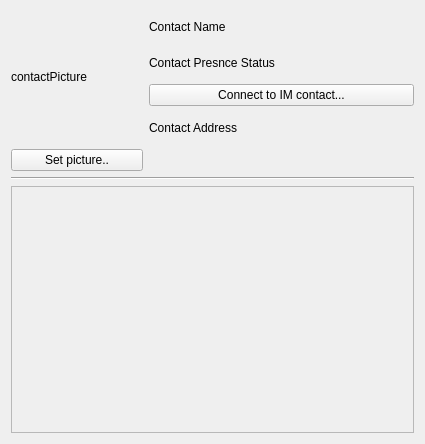
<?xml version="1.0" encoding="UTF-8"?>
<ui version="4.0">
 <class>PersonDetailsView</class>
 <widget class="QWidget" name="PersonDetailsView">
  <property name="geometry">
   <rect>
    <x>0</x>
    <y>0</y>
    <width>425</width>
    <height>444</height>
   </rect>
  </property>
  <property name="windowTitle">
   <string/>
  </property>
  <layout class="QGridLayout" name="gridLayout">
   <item row="0" column="0" rowspan="4">
    <widget class="QLabel" name="m_contactPicture">
     <property name="minimumSize">
      <size>
       <width>132</width>
       <height>132</height>
      </size>
     </property>
     <property name="maximumSize">
      <size>
       <width>132</width>
       <height>132</height>
      </size>
     </property>
     <property name="text">
      <string>contactPicture</string>
     </property>
    </widget>
   </item>
   <item row="0" column="1">
    <widget class="QLabel" name="m_contactName">
     <property name="text">
      <string>Contact Name</string>
     </property>
    </widget>
   </item>
   <item row="1" column="1">
    <widget class="QLabel" name="m_contactPresence">
     <property name="text">
      <string>Contact Presnce Status</string>
     </property>
    </widget>
   </item>
   <item row="3" column="1">
    <widget class="QLabel" name="m_contactAddress">
     <property name="text">
      <string>Contact Address</string>
     </property>
    </widget>
   </item>
   <item row="5" column="0" colspan="2">
    <widget class="Line" name="line">
     <property name="orientation">
      <enum>Qt::Horizontal</enum>
     </property>
    </widget>
   </item>
   <item row="6" column="0" colspan="2">
    <widget class="QScrollArea" name="scrollArea">
     <property name="frameShadow">
      <enum>QFrame::Plain</enum>
     </property>
     <property name="lineWidth">
      <number>0</number>
     </property>
     <property name="widgetResizable">
      <bool>true</bool>
     </property>
     <widget class="QWidget" name="m_contactsArea">
      <property name="geometry">
       <rect>
        <x>0</x>
        <y>0</y>
        <width>411</width>
        <height>257</height>
       </rect>
      </property>
     </widget>
    </widget>
   </item>
   <item row="4" column="0">
    <widget class="QPushButton" name="m_setPicButton">
     <property name="text">
      <string>Set picture..</string>
     </property>
    </widget>
   </item>
   <item row="2" column="1">
    <widget class="QPushButton" name="m_setIMContactButton">
     <property name="text">
      <string>Connect to IM contact...</string>
     </property>
    </widget>
   </item>
  </layout>
 </widget>
 <resources/>
 <connections/>
</ui>
